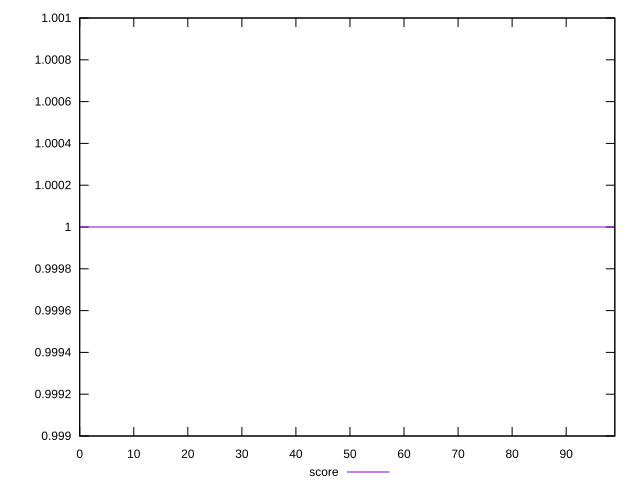

Write gnuplot code to recreate this figure.
reset
set terminal svg size 640, 490 enhanced background rgb 'white'
set output "reprap/efficient-animated-content/samples/pages+cached+noexternal+nocss/score/sorted.svg"

$score <<EOF
0 1
1 1
2 1
3 1
4 1
5 1
6 1
7 1
8 1
9 1
10 1
11 1
12 1
13 1
14 1
15 1
16 1
17 1
18 1
19 1
20 1
21 1
22 1
23 1
24 1
25 1
26 1
27 1
28 1
29 1
30 1
31 1
32 1
33 1
34 1
35 1
36 1
37 1
38 1
39 1
40 1
41 1
42 1
43 1
44 1
45 1
46 1
47 1
48 1
49 1
50 1
51 1
52 1
53 1
54 1
55 1
56 1
57 1
58 1
59 1
60 1
61 1
62 1
63 1
64 1
65 1
66 1
67 1
68 1
69 1
70 1
71 1
72 1
73 1
74 1
75 1
76 1
77 1
78 1
79 1
80 1
81 1
82 1
83 1
84 1
85 1
86 1
87 1
88 1
89 1
90 1
91 1
92 1
93 1
94 1
95 1
96 1
97 1
98 1
99 1
EOF

set key outside below
set yrange [0.999:1.001]

plot \
  $score title "score" with line, \


reset
